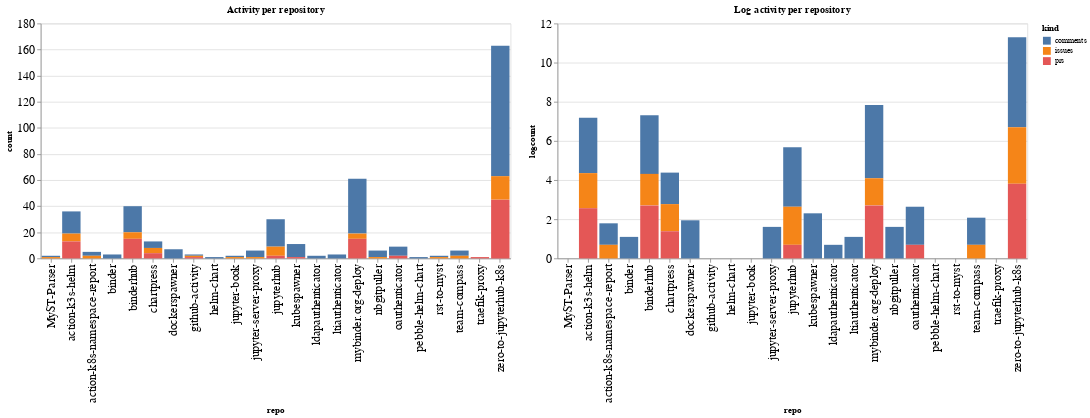

Write notebook code for a chart like this one.
### Code cell
ch1 = alt.Chart(repo_summaries, width=600, title="Activity per repository").mark_bar().encode(
    x='repo',
    y='count',
    color='kind',
    tooltip="kind"
)

ch2 = alt.Chart(repo_summaries, width=600, title="Log activity per repository").mark_bar().encode(
    x='repo',
    y='logcount',
    color='kind',
    tooltip="kind"
)

ch1 | ch2

### Figure 1 — Vega-Lite specification as saved in the notebook (floating-point values rounded to 4 significant figures)
{"config": {"axisLeft": {"labelFontSize": 15}, "axisBottom": {"labelFontSize": 15}}, "hconcat": [{"mark": "bar", "encoding": {"color": {"type": "nominal", "field": "kind"}, "tooltip": {"type": "nominal", "field": "kind"}, "x": {"type": "nominal", "field": "repo"}, "y": {"type": "quantitative", "field": "count"}}, "title": "Activity per repository", "width": 600}, {"mark": "bar", "encoding": {"color": {"type": "nominal", "field": "kind"}, "tooltip": {"type": "nominal", "field": "kind"}, "x": {"type": "nominal", "field": "repo"}, "y": {"type": "quantitative", "field": "logcount"}}, "title": "Log activity per repository", "width": 600}], "data": {"name": "data-59ce403b5ea78a1f3c4e4ee26cf4d2de"}, "$schema": "https://vega.github.io/schema/vega-lite/v4.8.1.json", "datasets": {"data-59ce403b5ea78a1f3c4e4ee26cf4d2de": [{"repo": "MyST-Parser", "kind": "comments", "count": 1, "logcount": 0.0}, {"repo": "MyST-Parser", "kind": "issues", "count": 1, "logcount": 0.0}, {"repo": "action-k3s-helm", "kind": "comments", "count": 17, "logcount": 2.833}, {"repo": "action-k3s-helm", "kind": "issues", "count": 6, "logcount": 1.792}, {"repo": "action-k3s-helm", "kind": "prs", "count": 13, "logcount": 2.565}, {"repo": "action-k8s-namespace-report", "kind": "comments", "count": 3, "logcount": 1.099}, {"repo": "action-k8s-namespace-report", "kind": "issues", "count": 2, "logcount": 0.6931}, {"repo": "binder", "kind": "comments", "count": 3, "logcount": 1.099}, {"repo": "binderhub", "kind": "comments", "count": 20, "logcount": 2.996}, {"repo": "binderhub", "kind": "issues", "count": 5, "logcount": 1.609}, {"repo": "binderhub", "kind": "prs", "count": 15, "logcount": 2.708}, {"repo": "chartpress", "kind": "comments", "count": 5, "logcount": 1.609}, {"repo": "chartpress", "kind": "issues", "count": 4, "logcount": 1.386}, {"repo": "chartpress", "kind": "prs", "count": 4, "logcount": 1.386}, {"repo": "dockerspawner", "kind": "comments", "count": 7, "logcount": 1.946}, {"repo": "github-activity", "kind": "comments", "count": 1, "logcount": 0.0}, {"repo": "github-activity", "kind": "issues", "count": 1, "logcount": 0.0}, {"repo": "github-activity", "kind": "prs", "count": 1, "logcount": 0.0}, {"repo": "helm-chart", "kind": "comments", "count": 1, "logcount": 0.0}, {"repo": "jupyter-book", "kind": "comments", "count": 1, "logcount": 0.0}, {"repo": "jupyter-book", "kind": "issues", "count": 1, "logcount": 0.0}, {"repo": "jupyter-server-proxy", "kind": "comments", "count": 5, "logcount": 1.609}, {"repo": "jupyter-server-proxy", "kind": "issues", "count": 1, "logcount": 0.0}, {"repo": "jupyterhub", "kind": "comments", "count": 21, "logcount": 3.045}, {"repo": "jupyterhub", "kind": "issues", "count": 7, "logcount": 1.946}, {"repo": "jupyterhub", "kind": "prs", "count": 2, "logcount": 0.6931}, {"repo": "kubespawner", "kind": "comments", "count": 10, "logcount": 2.303}, {"repo": "kubespawner", "kind": "prs", "count": 1, "logcount": 0.0}, {"repo": "ldapauthenticator", "kind": "comments", "count": 2, "logcount": 0.6931}, {"repo": "ltiauthenticator", "kind": "comments", "count": 3, "logcount": 1.099}, {"repo": "mybinder.org-deploy", "kind": "comments", "count": 42, "logcount": 3.738}, {"repo": "mybinder.org-deploy", "kind": "issues", "count": 4, "logcount": 1.386}, {"repo": "mybinder.org-deploy", "kind": "prs", "count": 15, "logcount": 2.708}, {"repo": "nbgitpuller", "kind": "comments", "count": 5, "logcount": 1.609}, {"repo": "nbgitpuller", "kind": "issues", "count": 1, "logcount": 0.0}, {"repo": "oauthenticator", "kind": "comments", "count": 7, "logcount": 1.946}, {"repo": "oauthenticator", "kind": "prs", "count": 2, "logcount": 0.6931}, {"repo": "pebble-helm-chart", "kind": "comments", "count": 1, "logcount": 0.0}, {"repo": "rst-to-myst", "kind": "comments", "count": 1, "logcount": 0.0}, {"repo": "rst-to-myst", "kind": "issues", "count": 1, "logcount": 0.0}, {"repo": "team-compass", "kind": "comments", "count": 4, "logcount": 1.386}, {"repo": "team-compass", "kind": "issues", "count": 2, "logcount": 0.6931}, {"repo": "traefik-proxy", "kind": "prs", "count": 1, "logcount": 0.0}, {"repo": "zero-to-jupyterhub-k8s", "kind": "comments", "count": 100, "logcount": 4.605}, {"repo": "zero-to-jupyterhub-k8s", "kind": "issues", "count": 18, "logcount": 2.89}, {"repo": "zero-to-jupyterhub-k8s", "kind": "prs", "count": 45, "logcount": 3.807}]}}
